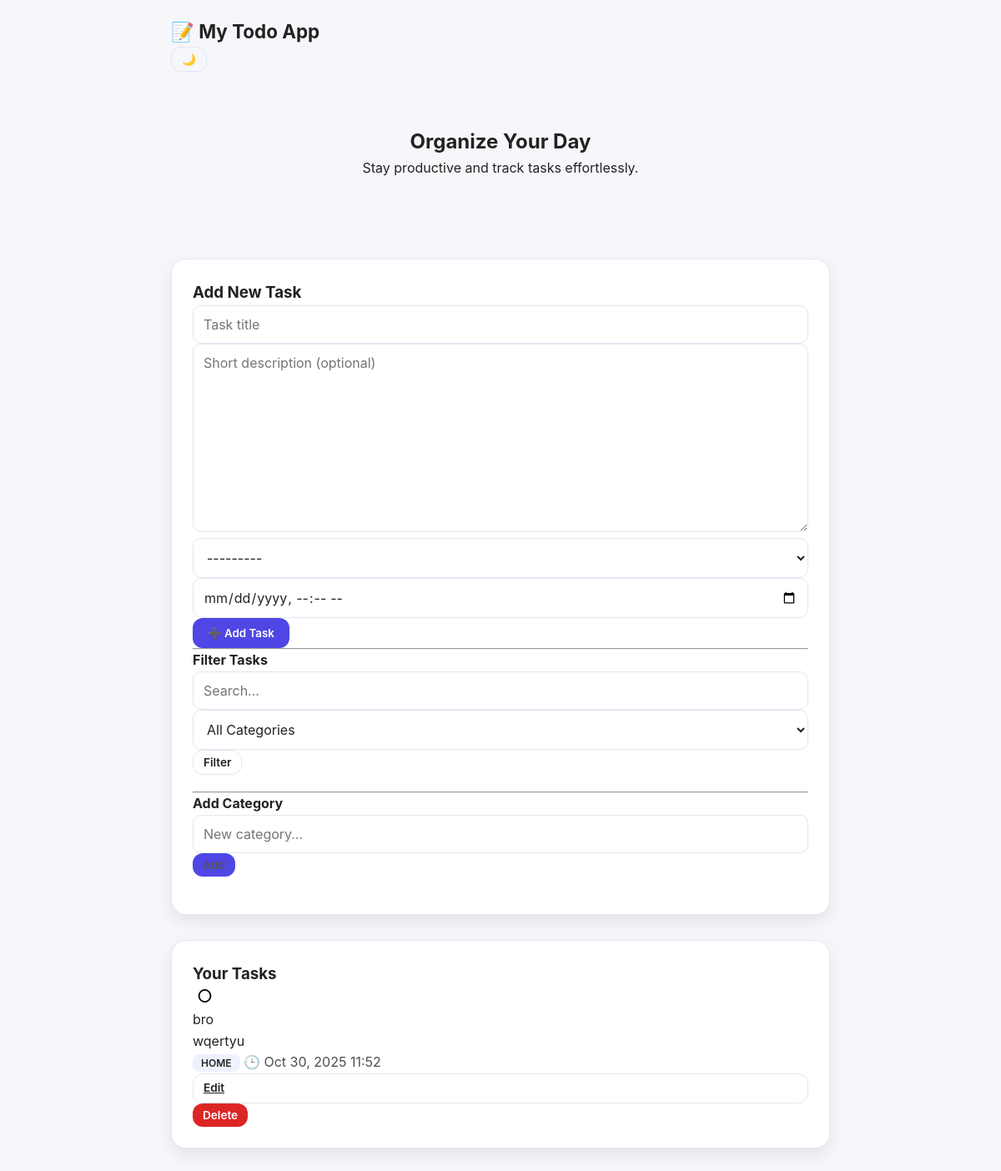
The page / on the database its author committed.
### todo/models.py (models this page shows, shortened)
class Task(models.Model):
    title = models.CharField(max_length=255)
    description = models.TextField(blank=True)
    category = models.ForeignKey(Category, null=True, blank=True, on_delete=models.SET_NULL, related_name='tasks')
    completed = models.BooleanField(default=False)
    due_date = models.DateTimeField(null=True, blank=True)
    created_at = models.DateTimeField(auto_now_add=True)
    updated_at = models.DateTimeField(auto_now=True)
    class Meta:
        ordering = ['completed', 'due_date', '-created_at']

class Category(models.Model):
    name = models.CharField(max_length=50, unique=True)
    class Meta:
        ordering = ['name']
    def __str__(self):
        return self.name

### todo/views.py (the view)
# urls.py: path('', views.index, name='home'),
def index(request):
    q = request.GET.get('q', '')
    category = request.GET.get('category', '')
    tasks = Task.objects.all()
    if q:
        tasks = tasks.filter(title__icontains=q)
    if category:
        tasks = tasks.filter(category__id=category)
    categories = Category.objects.all().order_by('name')
    if request.method == "POST":
        form = TaskForm(request.POST)
        if form.is_valid():
            form.save()
            return redirect('home')
    else:
        form = TaskForm()
    context = {
        'tasks': tasks,
        'form': form,
        'categories': categories,
        'q': q,
        'current_category': category,
    }
    return render(request, 'index.html', context)

### todo/forms.py
class TaskForm(forms.ModelForm):
    class Meta:
        model = Task
        fields = ['title', 'description', 'category', 'due_date']
        widgets = {
            'title': forms.TextInput(attrs={
                'placeholder': 'Task title',
                'class': 'input'
            }),
            'description': forms.Textarea(attrs={
                'placeholder': 'Short description (optional)',
                'class': 'textarea'
            }),
            'category': forms.Select(attrs={
                'class': 'select'
            }),
            'due_date': forms.DateTimeInput(attrs={
                'placeholder': 'YYYY-MM-DD HH:MM',
                'type': 'datetime-local',
                'class': 'input'
            }),
        }

### todo/templates/index.html (shortened to what this page needs)
{% load static %}
<!DOCTYPE html>
<html lang="en" data-theme="light">
<head>
  <link rel="stylesheet" href="{% static 'styles.css' %}">
</head>
<body>
  <header class="navbar">
    <div class="container nav-content">
      <h1 class="logo">📝 My Todo App</h1>
      <button id="theme-toggle" class="btn small ghost">🌙</button>
    </div>
  </header>
  <section class="hero container fade-in">
    <h2>Organize Your Day</h2>
    <p>Stay productive and track tasks effortlessly.</p>
  </section>
  <main class="container main-grid fade-in">
    <section class="card modern-card">
      <h3>Add New Task</h3>
      <form method="POST" class="form">
        {{ form.title }}
        {{ form.description }}
        {{ form.category }}
        {{ form.due_date }}
        <button class="btn full">➕ Add Task</button>
      </form>
      <hr class="divider">
      <h4>Filter Tasks</h4>
      <form method="GET" class="filter-form form">
        <input name="q" placeholder="Search..." value="{{ q }}" class="input">
        <select name="category" class="select">
          <option value="">All Categories</option>
        </select>
        <button class="btn small ghost">Filter</button>
      </form>
      <hr class="divider">
      <h4>Add Category</h4>
      <form method="POST" action="{% url 'add_category' %}" class="add-category-form form">
        <input name="name" placeholder="New category..." class="input">
        <button class="btn small">Add</button>
      </form>
    </section>
    <section class="card modern-card">
      <h3>Your Tasks</h3>
      <ul class="task-list">
        {% for task in tasks %}
        <li class="task-item {% if task.completed %}done{% endif %}">
          <div class="task-left">
            <form method="POST" action="{% url 'toggle' task.id %}">
              <button class="checkbox">
                {% if task.completed %}✔{% else %}○{% endif %}
              </button>
            </form>
            <div class="task-meta">
              <div class="task-title">{{ task.title }}</div>
              {% if task.description %}
              <div class="task-desc">{{ task.description|linebreaksbr }}</div>
              {% endif %}
              <div class="task-info">
                {% if task.category %}
                <span class="chip">{{ task.category.name }}</span>
                {% endif %}
                {% if task.due_date %}
                <span class="due">🕒 {{ task.due_date|date:"M j, Y H:i" }}</span>
                {% endif %}
              </div>
            </div>
          </div>
          <div class="task-actions">
            <a href="{% url 'edit' task.id %}" class="btn ghost small">Edit</a>
            <form method="POST" action="{% url 'delete' task.id %}">
              <button class="btn danger small">Delete</button>
            </form>
          </div>
        </li>
        {% empty %}
        <p class="empty">✨ No tasks yet — Add one above!</p>
        {% endfor %}
      </ul>
    </section>
  </main>
</body>
</html>

### todo/static/styles.css (style rules this page uses)
* { margin: 0; padding: 0; box-sizing: border-box; font-family: "Inter", system-ui, sans-serif; }
:root { --bg: #f6f7fb; --card: #ffffff; --text: #222; --subtext: #555; --accent: #4f46e5; --accent-light: #6366f1; --danger: #dc2626; --chip: #eef2ff; --border: #e2e8f0; --shadow: rgba(0,0,0,0.08); }
body { background: var(--bg); color: var(--text); line-height: 1.6; padding-bottom: 50px; }
.container { max-width: 830px; margin: auto; padding: 20px; }
.logo { font-weight: 700; font-size: 1.4rem; }
.hero { text-align: center; padding: 45px 20px; margin-bottom: 30px; }
.card { background: var(--card); border-radius: 18px; padding: 25px; box-shadow: 0 8px 20px var(--shadow); border: 1px solid var(--border); margin-bottom: 30px; }
.add-form, .filter-form, .add-category-form { margin-bottom: 20px; }
input, textarea, select { width: 100%; padding: 12px; border-radius: 10px; border: 1px solid var(--border); background: var(--card); color: var(--text); font-size: 1rem; outline: none; transition: border 0.25s; }
textarea { resize: vertical; }
.btn { padding: 10px 18px; border-radius: 12px; border: none; cursor: pointer; background: var(--accent); color: #fff; font-weight: 600; transition: 0.25s; }
.btn.small { padding: 6px 12px; font-size: 0.85rem; }
.btn.ghost { background: transparent; border: 1px solid var(--border); color: var(--text); }
.btn.danger { background: var(--danger); color: #fff; }
.task-list { list-style: none; }
.checkbox { background: transparent; border: none; font-size: 1.3rem; cursor: pointer; padding: 0 5px; }
.small { font-size: 0.85rem; display: flex; gap: 12px; color: var(--subtext); }
.chip { padding: 3px 10px; background: var(--chip); border-radius: 8px; font-size: 0.75rem; font-weight: 600; }
.due { opacity: 0.8; }

### rows shown on the page
Task: title "bro", description "wqertyu", category.name "HOME", due_date "Oct 30, 2025 11:52"
